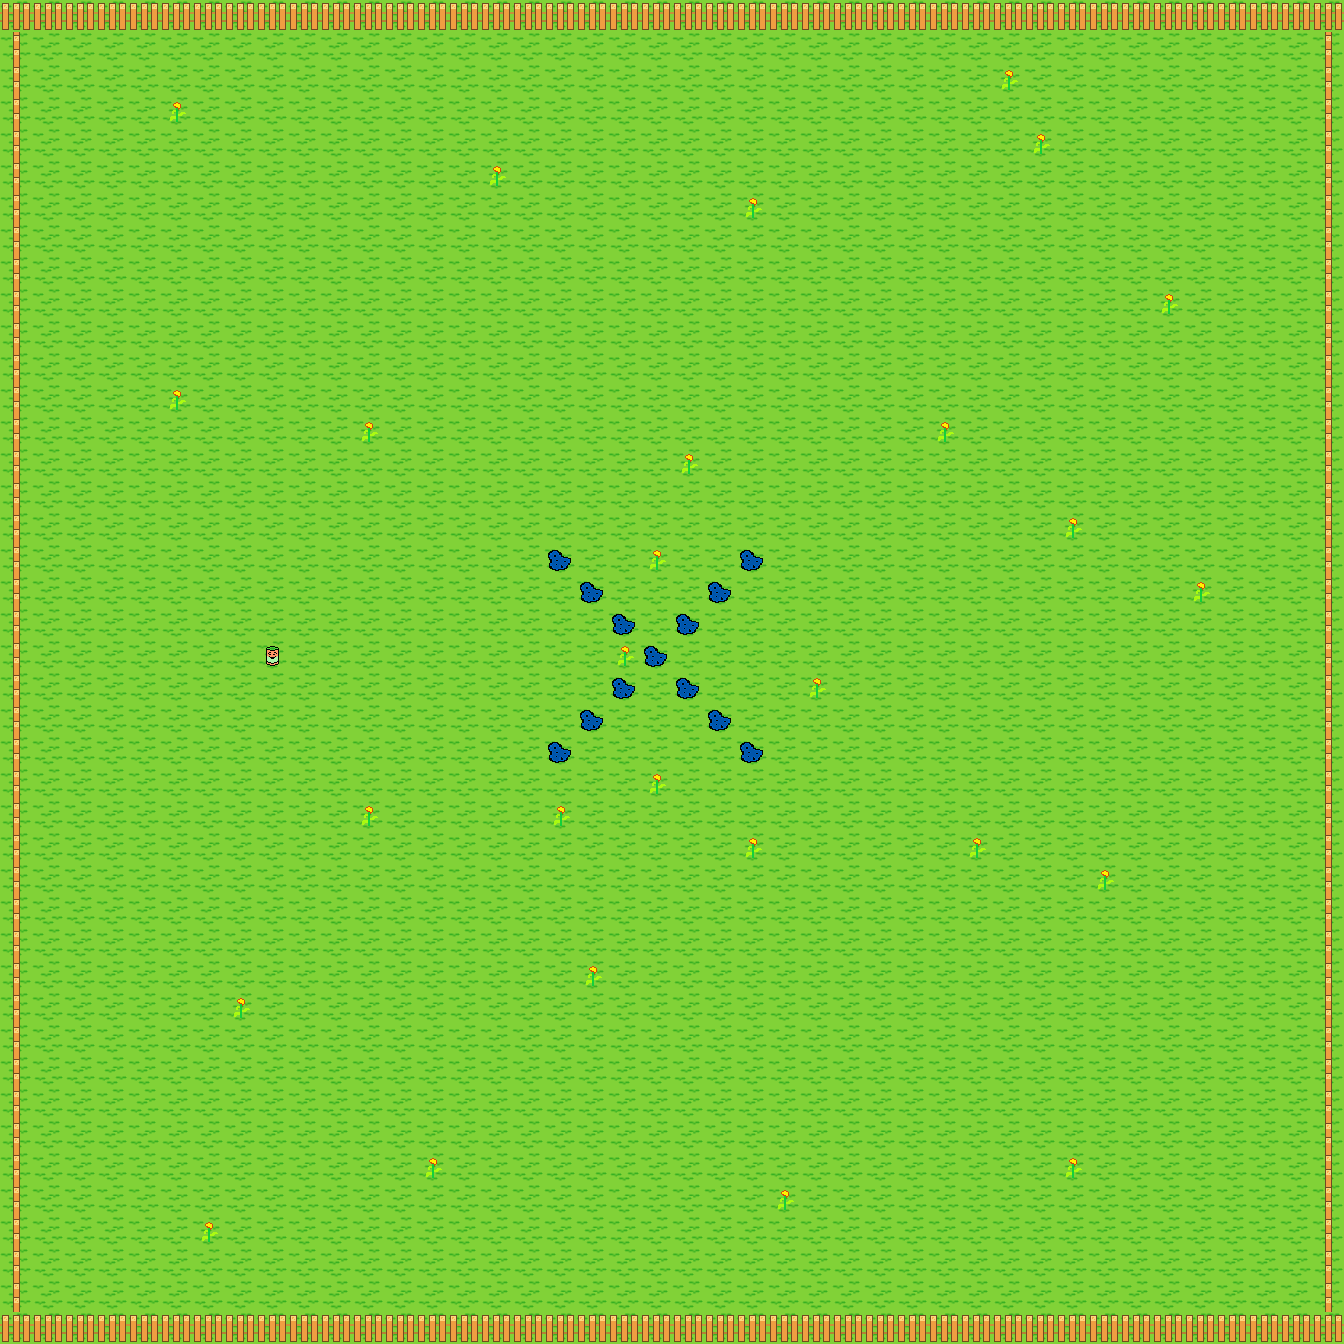

This is a level from a 2D game, rendered from its Tiled map with the project's own tilesets. A one-line summary and the map file follow, with tile-layer data summarised:
An orthogonal 42x42 tile map with 32x32 px tiles, 2 tile layers (ground, objects), 2 tilesets.

<map version="1.0" orientation="orthogonal" renderorder="right-down" width="42" height="42" tilewidth="32" tileheight="32">
 <tileset firstgid="1" name="tileset1" tilewidth="32" tileheight="32">
  <image source="tileset1.png" trans="ffffff" width="128" height="32" />
  <tile id="0">
   <properties>
    <property name="blocked" value="" />
    <property name="fence" value="" />
   </properties>
  </tile>
  <tile id="1">
   <properties>
    <property name="blocked" value="" />
    <property name="fence" value="" />
   </properties>
  </tile>
  <tile id="3">
   <properties>
    <property name="blocked" value="" />
    <property name="rock" value="" />
   </properties>
  </tile>
 </tileset>
 <tileset firstgid="5" name="objects" tilewidth="32" tileheight="32">
  <image source="objects.png" trans="ffffff" width="160" height="32" />
  <tile id="0">
   <properties>
    <property name="food" value="" />
    <property name="heal" value="" />
   </properties>
  </tile>
  <tile id="1">
   <properties>
    <property name="decrease" value="" />
   </properties>
  </tile>
  <tile id="2">
   <properties>
    <property name="shoe" value="" />
   </properties>
  </tile>
  <tile id="3">
   <properties>
    <property name="flower" value="" />
    <property name="small_heal" value="" />
   </properties>
  </tile>
  <tile id="4">
   <properties>
    <property name="die" value="" />
   </properties>
  </tile>
 </tileset>
 <layer name="ground" width="42" height="42">
  <data>[1764 cells, 1764 non-empty, 3 distinct tile ids]</data>
 </layer>
 <layer name="objects" width="42" height="42">
  <data>[1764 cells, 41 non-empty, 3 distinct tile ids]</data>
 </layer>
</map>